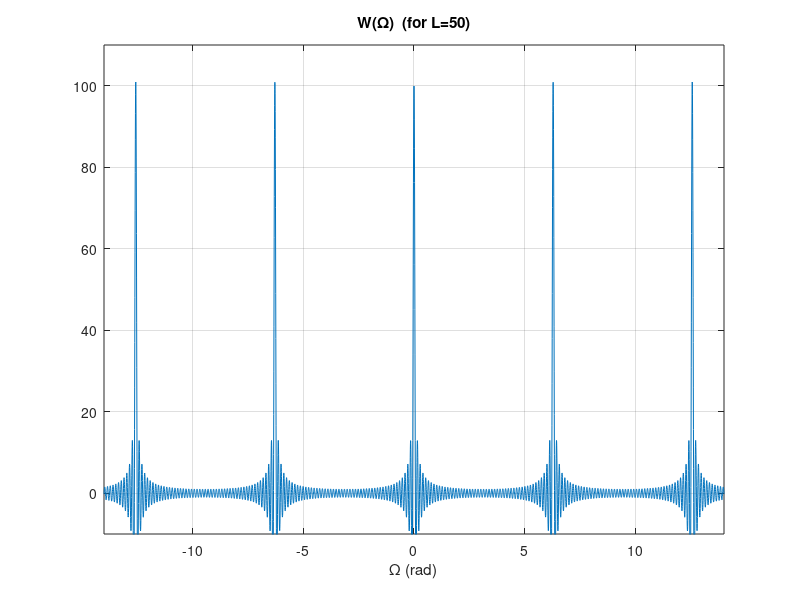

The MATLAB source for this figure:
% Script : exdt_3_15c.m
L = 50;
Omg = [-14:0.005:14];   % Vector of angular frequencies
% Compute the transform
XOmg = sin(0.5*Omg*(2*L+1))./sin(0.5*Omg);
% Graph the transform
plot(Omg,XOmg); grid;
axis([-14,14,-10,110]);
xlabel('\Omega (rad)'); 
title('W(\Omega)  (for L=50)');
